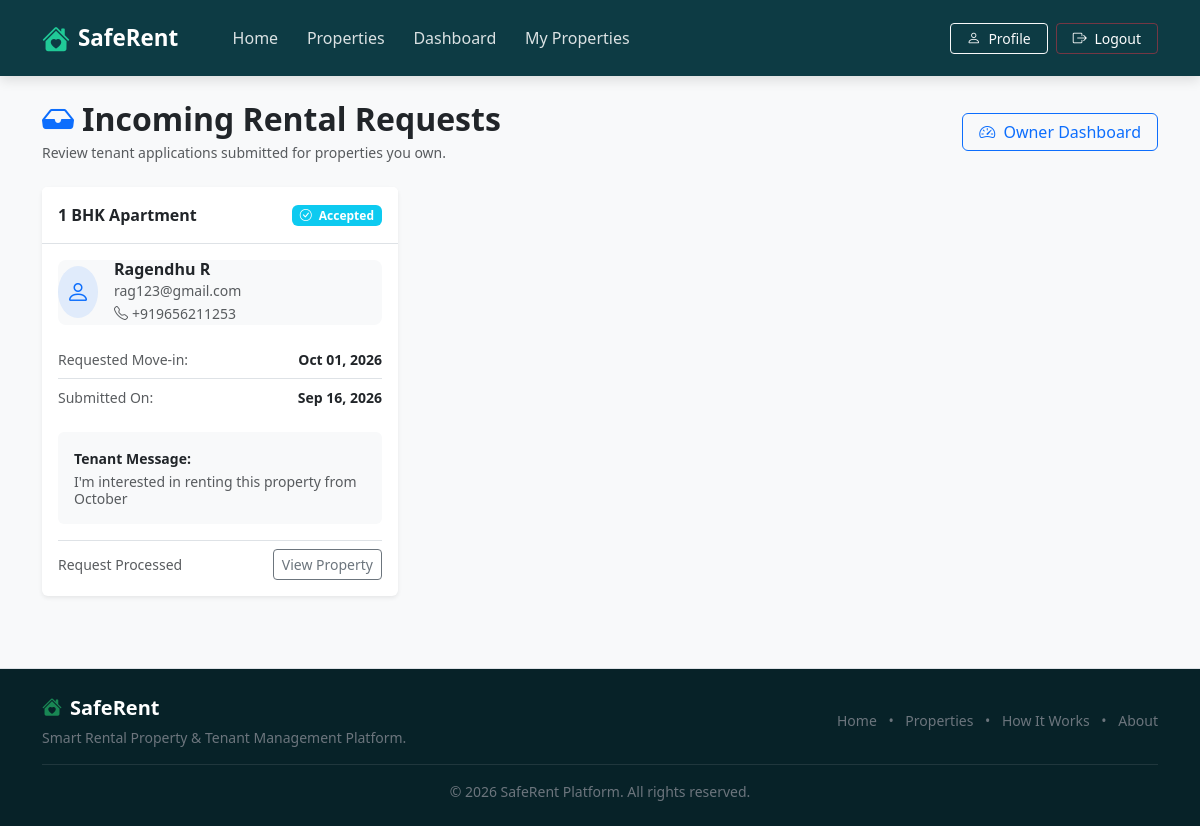
/owner/incoming-requests/ (signed in), run on the app's committed database.
### core/models.py (models this page shows, shortened)
class RentalRequest(models.Model):
    STATUS_PENDING = 'PENDING'
    STATUS_ACCEPTED = 'ACCEPTED'
    STATUS_REJECTED = 'REJECTED'
    STATUS_CHOICES = [
        (STATUS_PENDING, 'Pending'),
        (STATUS_ACCEPTED, 'Accepted'),
        (STATUS_REJECTED, 'Rejected'),
    ]
    tenant = models.ForeignKey(
        settings.AUTH_USER_MODEL,
        on_delete=models.CASCADE,
        related_name='rental_requests',
        help_text="Tenant who submitted the rental request"
    )
    property = models.ForeignKey(
        Property,
        on_delete=models.CASCADE,
        related_name='rental_requests',
        help_text="Requested rental property"
    )
    owner = models.ForeignKey(
        settings.AUTH_USER_MODEL,
        on_delete=models.CASCADE,
        related_name='incoming_rental_requests',
        help_text="Property owner receiving the request"
    )
    requested_move_in_date = models.DateField(help_text="Tenant's intended move-in date")
    message = models.TextField(blank=True, help_text="Optional message from tenant to property owner")
    status = models.CharField(
        max_length=20,
        choices=STATUS_CHOICES,
        default=STATUS_PENDING
    )
    created_at = models.DateTimeField(auto_now_add=True)
    class Meta:
        ordering = ['-created_at']
        verbose_name = "Rental Request"
        verbose_name_plural = "Rental Requests"

class Property(models.Model):
    PROPERTY_TYPE_CHOICES = [
        ('APARTMENT', 'Apartment'),
        ('HOUSE', 'House'),
        ('ROOM', 'Single Room'),
        ('SHARED', 'Shared Room'),
    ]
    FURNISHED_STATUS_CHOICES = [
        ('FURNISHED', 'Furnished'),
        ('SEMI', 'Semi-Furnished'),
        ('UNFURNISHED', 'Unfurnished'),
    ]
    owner = models.ForeignKey(
        settings.AUTH_USER_MODEL,
        on_delete=models.CASCADE,
        related_name='properties',
        help_text="Property owner user"
    )
    title = models.CharField(max_length=200, help_text="Property listing title")
    description = models.TextField(help_text="Detailed description of the property")
    location = models.CharField(max_length=100, help_text="City / Area / Locality")
    address = models.TextField(help_text="Full address of the property")
    monthly_rent = models.DecimalField(
        max_digits=10,
        decimal_places=2,
        help_text="Monthly rent amount in ₹"
    )
    security_deposit = models.DecimalField(
        max_digits=10,
        decimal_places=2,
        default=0,
        help_text="Security deposit amount in ₹"
    )
    property_type = models.CharField(
        max_length=20,
        choices=PROPERTY_TYPE_CHOICES,
        default='APARTMENT'
    )
    bedrooms = models.PositiveIntegerField(default=1)
    bathrooms = models.PositiveIntegerField(default=1)
    furnished_status = models.CharField(
        max_length=20,
        choices=FURNISHED_STATUS_CHOICES,
        default='UNFURNISHED'
    )
    wifi_available = models.BooleanField(default=False, verbose_name="Wi-Fi Available")
    parking_available = models.BooleanField(default=False, verbose_name="Parking Available")
    other_amenities = models.TextField(
        blank=True,
        help_text="Other facilities (e.g. Gym, Power Backup, Elevator, Security)"
    )
    is_available = models.BooleanField(default=True, verbose_name="Available for Rent")
    created_at = models.DateTimeField(auto_now_add=True)
    updated_at = models.DateTimeField(auto_now=True)
    class Meta:
        ordering = ['-created_at']
        verbose_name = "Property"
        verbose_name_plural = "Properties"

### accounts/models.py (models this page shows, shortened)
class User(AbstractUser):
    ROLE_TENANT = 'TENANT'
    ROLE_OWNER = 'OWNER'
    ROLE_CHOICES = [
        (ROLE_TENANT, 'Tenant'),
        (ROLE_OWNER, 'Property Owner'),
    ]
    role = models.CharField(
        max_length=10,
        choices=ROLE_CHOICES,
        default=ROLE_TENANT,
        help_text="User role on SafeRent platform"
    )
    phone_number = models.CharField(
        max_length=15,
        blank=True,
        null=True,
        help_text="Contact phone number"
    )

### core/views.py (the view)
# urls.py: path('owner/incoming-requests/', views.incoming_rental_requests, name='incoming_rental_requests'),
@owner_required
def incoming_rental_requests(request):
    owner_requests = RentalRequest.objects.filter(owner=request.user).order_by('-created_at')
    return render(request, 'core/incoming_rental_requests.html', {
        'incoming_requests': owner_requests
    })

### core/views.py (called while the page is built)
def owner_required(view_func):
    @wraps(view_func)
    def _wrapped_view(request, *args, **kwargs):
        if not request.user.is_authenticated:
            return redirect('accounts:login')
        if request.user.role != User.ROLE_OWNER and not request.user.is_superuser:
            messages.warning(request, "Access denied. Property management is restricted to Property Owners.")
            return redirect('accounts:tenant_dashboard')
        return view_func(request, *args, **kwargs)
    return _wrapped_view

### core/templates/core/incoming_rental_requests.html (shortened to what this page needs)
{% extends 'base.html' %}
{% block content %}
<div class="container py-4">
    <div class="d-flex align-items-center justify-content-between flex-wrap gap-3 mb-4">
        <div>
            <h2 class="fw-bold text-dark mb-1">
                <i class="bi bi-inbox-fill text-primary me-2"></i>Incoming Rental Requests
            </h2>
            <p class="text-muted small mb-0">Review tenant applications submitted for properties you own.</p>
        </div>
        <a href="{% url 'accounts:owner_dashboard' %}" class="btn btn-outline-primary px-3">
            <i class="bi bi-speedometer2 me-1"></i> Owner Dashboard
        </a>
    </div>
    {% if incoming_requests %}
        <div class="row g-4">
            {% for req in incoming_requests %}
                <div class="col-md-6 col-lg-4">
                    <div class="card sr-card shadow-sm border-0 h-100 d-flex flex-column">
                        <div class="card-header bg-white border-bottom py-3 px-3 d-flex align-items-center justify-content-between">
                            <span class="fw-bold text-dark text-truncate" title="{{ req.property.title }}">
                                {{ req.property.title }}
                            </span>
                            {% if req.status == 'PENDING' %}
                                <span class="badge bg-warning text-dark px-2 py-1">
                                    <i class="bi bi-clock-history me-1"></i> Pending
                                </span>
                            {% elif req.status == 'ACCEPTED' %}
                                <span class="badge bg-info text-white px-2 py-1">
                                    <i class="bi bi-check-circle me-1"></i> Accepted
                                </span>
                            {% else %}
                                <span class="badge bg-danger text-white px-2 py-1">
                                    <i class="bi bi-x-circle me-1"></i> Rejected
                                </span>
                            {% endif %}
                        </div>
                        <div class="card-body p-3 d-flex flex-column flex-grow-1">
                            <div class="d-flex align-items-center gap-3 mb-3 bg-light p-2.5 rounded-3">
                                <div class="bg-primary bg-opacity-10 text-primary p-2 rounded-circle">
                                    <i class="bi bi-person fs-4"></i>
                                </div>
                                <div>
                                    <h6 class="fw-bold text-dark mb-0">
                                        {{ req.tenant.first_name }} {{ req.tenant.last_name|default:req.tenant.username }}
                                    </h6>
                                    <small class="text-muted d-block">{{ req.tenant.email }}</small>
                                    {% if req.tenant.phone_number %}
                                        <small class="text-muted"><i class="bi bi-telephone me-1"></i>{{ req.tenant.phone_number }}</small>
                                    {% endif %}
                                </div>
                            </div>
                            <ul class="list-group list-group-flush small mb-3">
                                <li class="list-group-item d-flex justify-content-between px-0">
                                    <span class="text-muted">Requested Move-in:</span>
                                    <span class="fw-bold text-dark">{{ req.requested_move_in_date|date:"M d, Y" }}</span>
                                </li>
                                <li class="list-group-item d-flex justify-content-between px-0">
                                    <span class="text-muted">Submitted On:</span>
                                    <span class="fw-semibold text-dark">{{ req.created_at|date:"M d, Y" }}</span>
                                </li>
                            </ul>
                            {% if req.message %}
                                <div class="bg-light p-3 rounded mb-3">
                                    <span class="fw-semibold text-dark small d-block mb-1">Tenant Message:</span>
                                    <p class="text-muted small mb-0 lh-sm">{{ req.message }}</p>
                                </div>
                            {% endif %}
                            <div class="mt-auto pt-2 border-top d-flex align-items-center justify-content-between flex-wrap gap-2">
                                {% if req.status == 'PENDING' %}
                                    <div class="d-flex align-items-center gap-2">
                                        <a href="{% url 'core:accept_rental_request' req.pk %}" class="btn btn-success btn-sm px-3 fw-semibold">
                                            <i class="bi bi-check-circle me-1"></i> Accept
                                        </a>
                                        <form method="post" action="{% url 'core:reject_rental_request' req.pk %}" class="d-inline" onsubmit="return confirm('Are you sure you want to reject this rental request?');">
                                            {% csrf_token %}
                                            <button type="submit" class="btn btn-outline-danger btn-sm px-3">
                                                <i class="bi bi-x-circle me-1"></i> Reject
                                            </button>
                                        </form>
                                    </div>
                                {% else %}
                                    <span class="text-muted small">Request Processed</span>
                                {% endif %}
                                <a href="{% url 'core:property_detail' req.property.pk %}" class="btn btn-outline-secondary btn-sm">
                                    View Property
                                </a>
                            </div>
                        </div>
                    </div>
                </div>
            {% endfor %}
        </div>
    {% endif %}
</div>
{% endblock %}

### static/css/style.css (style rules this page uses)
:root { --sr-dark-teal: #0d3b44; --sr-dark-teal-hover: #07282e; --sr-green-accent: #198754; --sr-green-accent-hover: #146c43; --sr-light-bg: #f8f9fa; --sr-card-bg: #ffffff; --sr-text-dark: #1e293b; --sr-text-muted: #64748b; --sr-border-color: #e2e8f0; --sr-shadow-sm: 0 2px 8px rgba(15, 23, 42, 0.05); --sr-shadow-md: 0 10px 25px rgba(15, 23, 42, 0.08); }
body { background-color: var(--sr-light-bg); color: var(--sr-text-dark); font-family: 'Segoe UI', Roboto, -apple-system, BlinkMacSystemFont, sans-serif; min-height: 100vh; display: flex; flex-direction: column; }

### data on the page
RentalRequest: property "1 BHK Apartment", status "ACCEPTED" (drawn), tenant.first_name "Ragendhu", tenant.last_name "R", tenant.email "rag123@gmail.com", tenant.phone_number "+919656211253", requested_move_in_date "Oct 01, 2026", created_at "Sep 16, 2026", message "I'm interested in renting this property from October"
